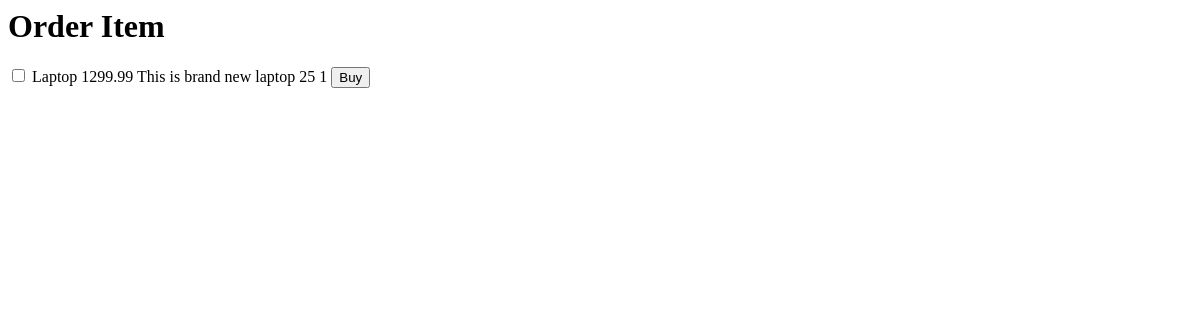
/orders/saved (signed in), run on an earlier commit of the app's database.
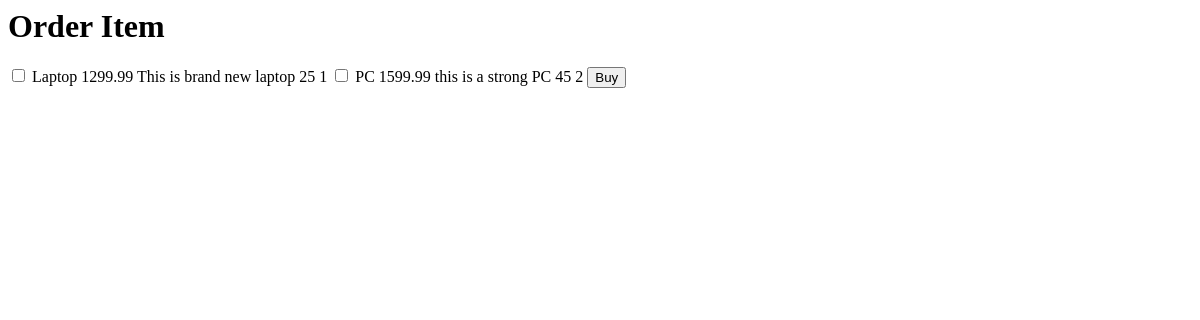
And on a later commit of the database.
### orders/models.py (models this page shows, shortened)
class Saved(models.Model):
    product = models.ForeignKey(Product, on_delete=models.CASCADE)
    quantity = models.IntegerField(default=1)
    user = models.ForeignKey(CustomUser, on_delete=models.CASCADE)

### products/models.py (models this page shows, shortened)
class Product(models.Model):
    name = models.CharField(max_length=100)
    desc = models.CharField(max_length=500, null=True, blank=True)
    price = models.DecimalField(max_digits=20, decimal_places=2)
    quantity = models.IntegerField(default=0)
    is_active = models.BooleanField(default=True)
    image = models.ImageField(upload_to='products/', null=True, blank=True)
    subcategory = models.ForeignKey(Subcategory, on_delete=models.CASCADE, related_name='products', null=True, blank=True)
    created_at = models.DateTimeField(auto_now_add=True)

### orders/views.py (the view, shortened to what this page needs)
# urls.py: path('saved', SavedView.as_view(), name='saved'),
class SavedView(LoginRequiredMixin, View):
    def get(self, request):
        user = request.user
        saved_items = Saved.objects.filter(user=user)
        return render(request, 'orders/order-item.html', {'items':saved_items})

### templates/orders/order-item.html (shortened to what this page needs)
<h1>Order Item</h1>
<form method="POST">
    {% for item in items %}
        <input type="checkbox" name="order-item" value="{{item.pk}}">
        {{item.product.name}}
        {{item.product.price}}
        {{item.product.desc}}
        {{item.product.quantity}}
        {{item.quantity}}
    {% endfor %}
    <button type="submit">Buy</button>
</form>

What changed in the data, as far as the page shows it:
added Saved: product.name "PC", product.price "1599.99", product.desc "this is a strong PC", product.quantity "45", quantity "2"
